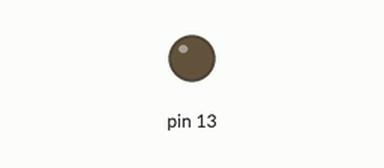
Recording of a sketch running on a simulated Arduino Uno, built with avr-gcc and run on an emulated ATmega328P. Shown: output pins drawn as LEDs (lit = HIGH).

Above: at 1.1 s.
At 15.4 s:
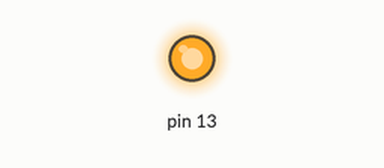
Timing chart, 0 to 16.7 s (numbered marks = the images above):
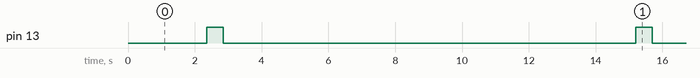

The sketch:

Send.ino
```cpp
#include <RCSwitch.h>

RCSwitch mySwitch = RCSwitch();

void setup() {

 Serial.begin(9600);

 // Transmitter is connected to Arduino Pin #10
 mySwitch.enableTransmit(10);

 // Optional set pulse length.
 mySwitch.setPulseLength(164);

 // set protocol (default is 1, will work for most outlets)
 // mySwitch.setProtocol(2);

 // Optional set number of transmission repetitions.
 // mySwitch.setRepeatTransmit(15);

 pinMode(13,OUTPUT);

}

void loop() {
 mySwitch.send("011101010101010111000001");
 delay(500);
 mySwitch.send("011101010101010100110001");
 delay(500);
 mySwitch.send("011101010101010100001101");
 digitalWrite(13,HIGH);
 delay(500);
 digitalWrite(13,LOW);
 delay(10000);
}
```

Measured:
- by itself, pin 13: alternates HIGH for 0.50 s and LOW for 12.4 s
